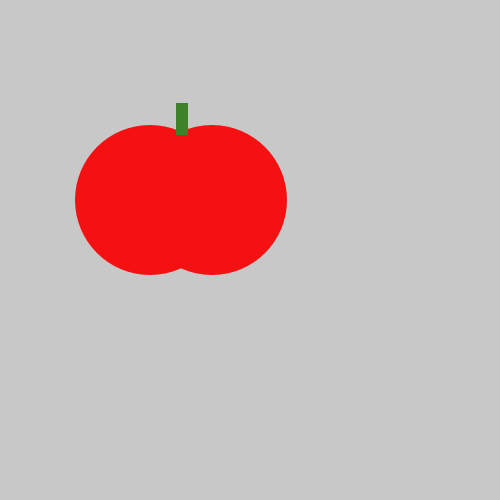
Frame 1 (no input)
Frame 60 (the mouse pressed at the canvas centre just before this capture): identical to frame 1, image omitted
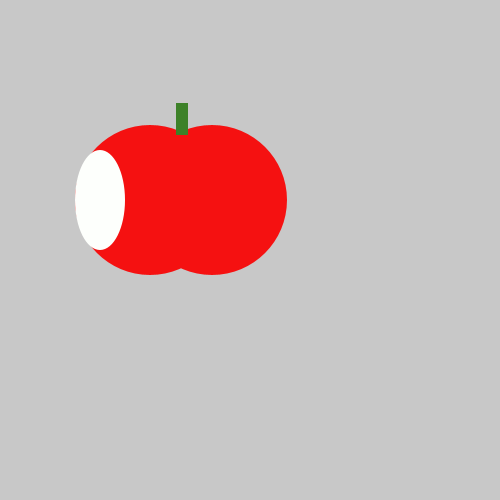
Frame 120 (the mouse held since frame 60 and released just before this capture)

The Processing sketch that drew these frames (run headless with seeded random() and noise(); from frame 60 on, the mouse is pressed at the canvas centre):

// Processing sketch: sketch_190831a
// ── sketch_190831a.pde
void setup() {
    size(500, 500);
}
void draw() {
    background(200, 200, 200);
    noStroke();
    fill(#F51111);
    ellipse(150, 200, 150, 150);
    ellipse(212, 200, 150, 150);
    fill(#3D8128);
    rect(176, 103, 12, 32);
    if(mousePressed){
    fill(#FDFFFC);
      ellipse(100, 200, 50, 100);
    }
}
